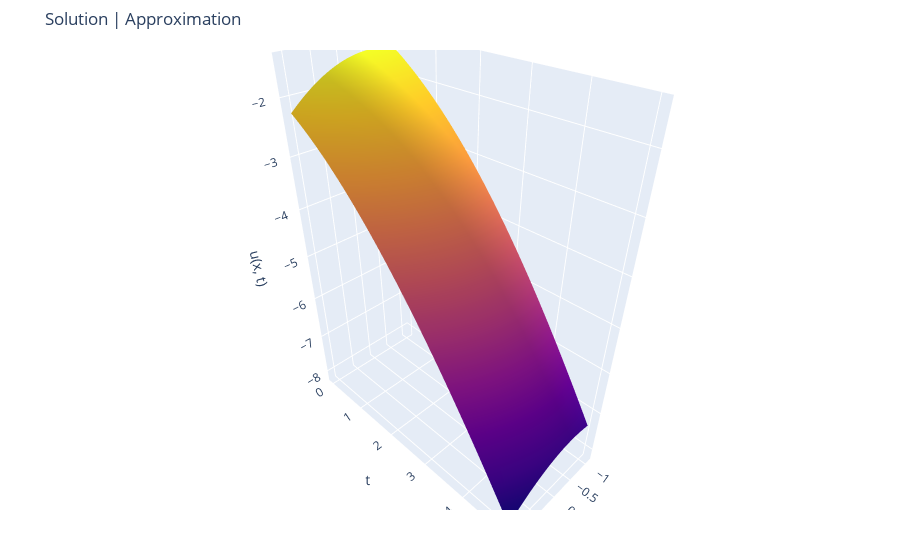

Write notebook code for a chart like this one.
### Code cell
fig = make_subplots(rows=1, cols=1, specs=[[{'type': 'surface'}]])
xs = np.linspace(-1.1, 1.1, 100)
ys = np.linspace(0, 5, 100)
us_pred = np.array([[solver.u(*([0.5, 0.5, -0.7, -0.7] + [x for _ in range(eq.var_dim-5)]), y).item() for x in xs] for y in ys])
#us_pred = np.array([[sum([np.abs(x+0.25) for _ in range(10)]).item() for x in xs] for y in ys])
us = us_pred #np.array([[sol(x, t) for x in xs] for t in ts])
x_mesh, y_mesh = np.meshgrid(xs, ys)
fig.add_trace(go.Surface(x=xs, y=ys, z=us, showscale=False), row=1, col=1)
#fig.add_trace(go.Surface(x=ys, y=xs, z=us_pred), row=1, col=2)
fig.update_layout(title='Solution | Approximation',
                  scene = dict(
                    xaxis_title="x",
                    yaxis_title="t",
                    zaxis_title="u(x, t)"),
                  scene2 = dict(
                    xaxis_title="x",
                    yaxis_title="t",
                    zaxis_title="u(x, t)"),
                  margin=dict(l=50, r=50, b=50, t=50))
# one row is printed as x axes
fig.show()

### Figure 1 — Plotly figure (JSON) as saved in the notebook; plotly's stock layout.template omitted (floating-point values rounded to 4 significant figures; data arrays with more than 128 entries replaced by an {"elided": "..."} marker saying what was removed)
{"data": [{"scene": "scene", "showscale": false, "type": "surface", "x": [-1.1, -1.078, -1.056, -1.033, -1.011, -0.9889, -0.9667, -0.9444, -0.9222, -0.9, -0.8778, -0.8556, -0.8333, -0.8111, -0.7889, -0.7667, -0.7444, -0.7222, -0.7, -0.6778, -0.6556, -0.6333, -0.6111, -0.5889, -0.5667, -0.5444, -0.5222, -0.5, -0.4778, -0.4556, -0.4333, -0.4111, -0.3889, -0.3667, -0.3444, -0.3222, -0.3, -0.2778, -0.2556, -0.2333, -0.2111, -0.1889, -0.1667, -0.1444, -0.1222, -0.1, -0.07778, -0.05556, -0.03333, -0.01111, 0.01111, 0.03333, 0.05556, 0.07778, 0.1, 0.1222, 0.1444, 0.1667, 0.1889, 0.2111, 0.2333, 0.2556, 0.2778, 0.3, 0.3222, 0.3444, 0.3667, 0.3889, 0.4111, 0.4333, 0.4556, 0.4778, 0.5, 0.5222, 0.5444, 0.5667, 0.5889, 0.6111, 0.6333, 0.6556, 0.6778, 0.7, 0.7222, 0.7444, 0.7667, 0.7889, 0.8111, 0.8333, 0.8556, 0.8778, 0.9, 0.9222, 0.9444, 0.9667, 0.9889, 1.011, 1.033, 1.056, 1.078, 1.1], "y": [0, 0.05051, 0.101, 0.1515, 0.202, 0.2525, 0.303, 0.3535, 0.404, 0.4545, 0.5051, 0.5556, 0.6061, 0.6566, 0.7071, 0.7576, 0.8081, 0.8586, 0.9091, 0.9596, 1.01, 1.061, 1.111, 1.162, 1.212, 1.263, 1.313, 1.364, 1.414, 1.465, 1.515, 1.566, 1.616, 1.667, 1.717, 1.768, 1.818, 1.869, 1.919, 1.97, 2.02, 2.071, 2.121, 2.172, 2.222, 2.273, 2.323, 2.374, 2.424, 2.475, 2.525, 2.576, 2.626, 2.677, 2.727, 2.778, 2.828, 2.879, 2.929, 2.98, 3.03, 3.081, 3.131, 3.182, 3.232, 3.283, 3.333, 3.384, 3.434, 3.485, 3.535, 3.586, 3.636, 3.687, 3.737, 3.788, 3.838, 3.889, 3.939, 3.99, 4.04, 4.091, 4.141, 4.192, 4.242, 4.293, 4.343, 4.394, 4.444, 4.495, 4.545, 4.596, 4.646, 4.697, 4.747, 4.798, 4.848, 4.899, 4.949, 5], "z": {"elided": "100x100 float values"}}], "layout": {"margin": {"b": 50, "l": 50, "r": 50, "t": 50}, "scene": {"domain": {"x": [0, 1], "y": [0, 1]}, "xaxis": {"title": {"text": "x"}}, "yaxis": {"title": {"text": "t"}}, "zaxis": {"title": {"text": "u(x, t)"}}}, "scene2": {"xaxis": {"title": {"text": "x"}}, "yaxis": {"title": {"text": "t"}}, "zaxis": {"title": {"text": "u(x, t)"}}}, "title": {"text": "Solution | Approximation"}}}
